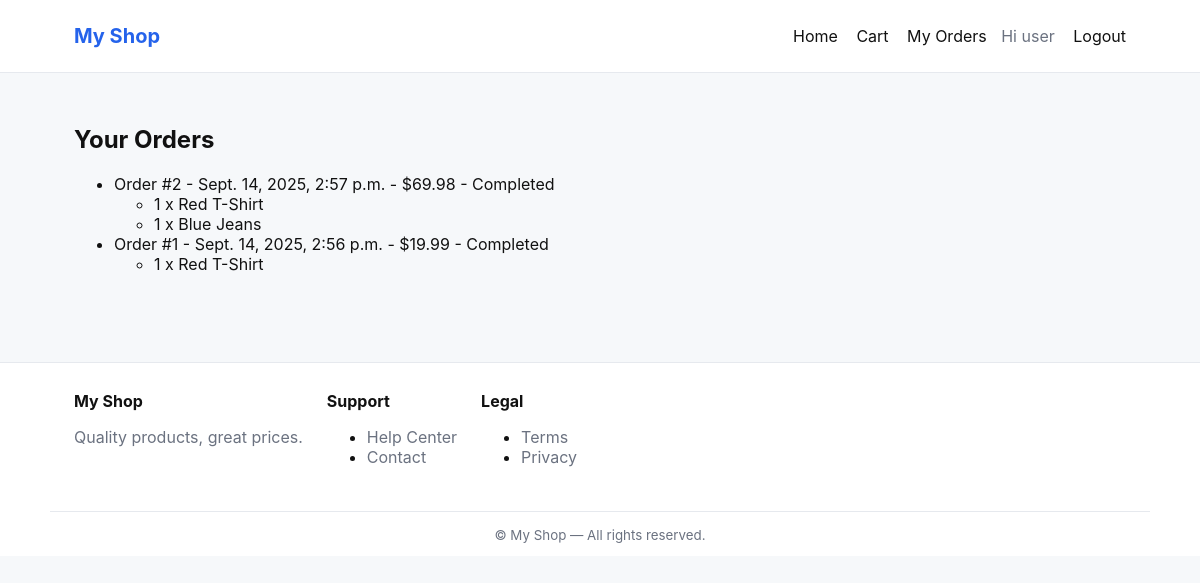
Page /orders/ (signed in) on the committed database.
### store/models.py (models this page shows, shortened)
class Order(models.Model):
    STATUS_CHOICES = [('P','Pending'),('C','Completed')]
    user = models.ForeignKey(settings.AUTH_USER_MODEL, on_delete=models.SET_NULL, null=True, blank=True)
    status = models.CharField(max_length=1, choices=STATUS_CHOICES, default='P')
    total = models.DecimalField(max_digits=10, decimal_places=2, default=0)
    created_at = models.DateTimeField(auto_now_add=True)

class OrderItem(models.Model):
    order = models.ForeignKey(Order, on_delete=models.CASCADE, related_name='items')
    product = models.ForeignKey(Product, on_delete=models.PROTECT)
    quantity = models.PositiveIntegerField(default=1)

class Product(models.Model):
    title = models.CharField(max_length=200)
    description = models.TextField(blank=True)
    price = models.DecimalField(max_digits=10, decimal_places=2)
    stock = models.PositiveIntegerField(default=0)
    slug = models.SlugField(unique=True)

### store/views.py (the view)
# urls.py: path('orders/', views.profile, name='orders'),
def profile(request):
    if not request.user.is_authenticated:
        return redirect('store:product_list')
    orders = Order.objects.filter(user=request.user).exclude(status='P').order_by('-created_at')
    return render(request, 'store/profile.html', {'orders': orders})

### templates/store/profile.html (shortened to what this page needs)
{% extends 'base.html' %}
{% block content %}
  <h2>Your Orders</h2>
  {% if orders %}
    <ul>
      {% for o in orders %}
        <li>
          Order #{{ o.id }} - {{ o.created_at }} - ${{ o.total }} - {{ o.get_status_display }}
          <ul>
            {% for item in o.items.all %}
              <li>{{ item.quantity }} x {{ item.product.title }}</li>
            {% endfor %}
          </ul>
        </li>
      {% endfor %}
    </ul>
  {% else %}
    <p>You have no completed orders yet.</p>
  {% endif %}
{% endblock %}

### templates/partials/header.html
<header class="site-header">
  <div class="container header-inner">
    <a class="brand" href="/">My Shop</a>
    <nav class="main-nav" aria-label="Main navigation">
      <a href="/">Home</a>
      <a href="/cart/">Cart</a>
      <a href="/orders/">My Orders</a>
      {% if user.is_authenticated %}
        <span class="muted">Hi {{ user.username }}</span>
        <a href="/accounts/logout/" class="btn-ghost">Logout</a>
      {% else %}
        <a href="/accounts/login/" class="btn">Login</a>
        <a href="/accounts/signup/" class="btn btn--outline">Sign up</a>
      {% endif %}
    </nav>
  </div>
</header>

### static/css/styles.css (style rules this page uses)
:root { --bg:#f6f8fa; --card:#fff; --muted:#6b7280; --accent:#2563eb; --accent-600:#1e40af; --border: #e6e9ee; --radius:8px; --max-width:1100px; }
* { box-sizing:border-box }
body { font-family:Inter,system-ui,Segoe UI,Roboto,Helvetica,Arial,sans-serif;margin:0;background:var(--bg);color:#111 }
.container { max-width:var(--max-width);margin:0 auto;padding:24px }
.site-header { background:#fff;border-bottom:1px solid var(--border) }
.site-header .header-inner { display:flex;align-items:center;justify-content:space-between }
.brand { font-weight:700;color:var(--accent);text-decoration:none;font-size:1.25rem }
.main-nav a { margin-left:14px;color:#111;text-decoration:none }
.main-nav .muted { margin-left:10px;color:var(--muted) }
.btn-ghost { background:transparent;border:none;color:var(--muted);cursor:pointer }

### rows in the picture
Order: id "2", created_at "Sept. 14, 2025, 2:57 p.m.", total "69.98", status "Completed"
OrderItem: quantity "1", product "Red T-Shirt"
OrderItem: quantity "1", product "Blue Jeans"
Order: id "1", created_at "Sept. 14, 2025, 2:56 p.m.", total "19.99", status "Completed"
OrderItem: quantity "1", product "Red T-Shirt"

### other values in the picture
{{ user.username }} "user"
